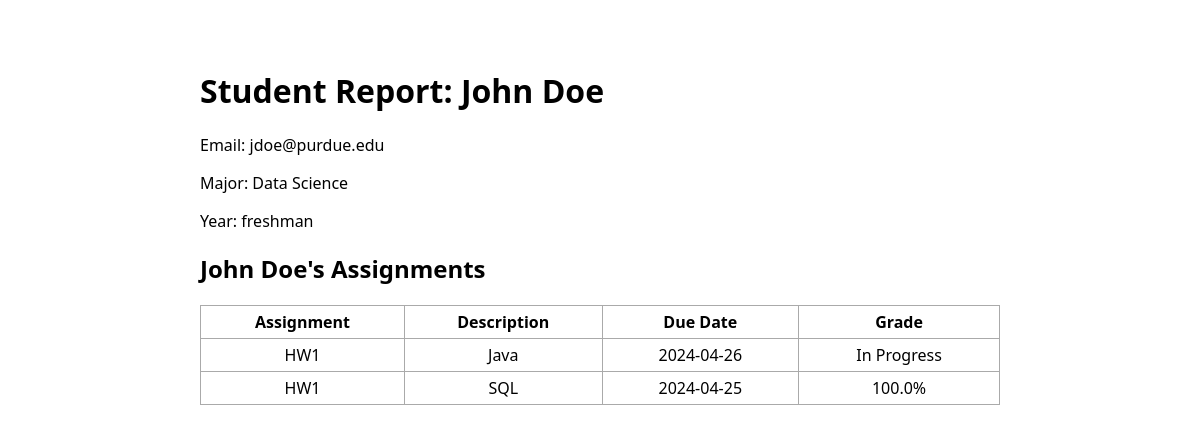
/report/student/1, run on the app's committed database.
### app.py (models this page shows, shortened)
class Student(db.Model):
    id = db.Column(db.Integer, primary_key=True)
    name = db.Column(db.String(100), nullable=False)
    email = db.Column(db.String(100), unique=True, nullable=False)
    major = db.Column(db.String(100), nullable=True)
    year = db.Column(db.String(100), nullable=True)

class Assignment(db.Model):
    id = db.Column(db.Integer, primary_key=True)
    student_id = db.Column(db.Integer, db.ForeignKey("student.id"), nullable=False)
    professor_id = db.Column(db.Integer, db.ForeignKey("professor.id"), nullable=False)
    name = db.Column(db.String(200), nullable=False)
    description = db.Column(db.Text, nullable=False)
    due_date = db.Column(db.DateTime, nullable=False, default=datetime.utcnow)
    student = db.relationship("Student", backref="assignments")
    professor = db.relationship("Professor", backref="assignments")

class Grades(db.Model):
    id = db.Column(db.Integer, primary_key=True)
    student_id = db.Column(db.Integer, db.ForeignKey("student.id"), nullable=False)
    assignment_id = db.Column(
        db.Integer, db.ForeignKey("assignment.id"), nullable=False
    )
    grade = db.Column(db.Float, nullable=True)
    student = db.relationship("Student", backref="grades_received")
    assignment = db.relationship("Assignment", backref="grades")

### app.py (the view)
@app.route("/report/student/<int:id>")
def report_student(id):
    student = Student.query.get_or_404(id)
    completed_only = request.args.get("completedOnly") == "true"  # Get query parameter
    if completed_only:
        assignments = (
            Assignment.query.filter_by(student_id=id)
            .join(Grades)
            .filter(Grades.grade >= 0)
            .all()
        )  # Only those with a valid grade
    else:
        assignments = Assignment.query.filter_by(student_id=id).all()
    student_grades = Grades.query.filter_by(student_id=id).all()
    assignment_grades = {grade.assignment_id: grade.grade for grade in student_grades}
    return render_template(
        "reportStudent.html",
        student=student,
        assignments=assignments,
        assignment_grades=assignment_grades,
    )

### templates/reportStudent.html (shortened to what this page needs)
{% extends 'base.html' %}
{% block body %}
<div class="content">
    <h1>Student Report: {{ student.name }}</h1>
    <p>Email: {{ student.email }}</p>
    <p>Major: {{ student.major }}</p>
    <p>Year: {{ student.year }}</p>
    <h2>{{ student.name }}'s Assignments</h2>
    <table>
        <tr>
            <th>Assignment</th>
            <th>Description</th>
            <th>Due Date</th>
            <th>Grade</th>
        </tr>
        {% for assignment in assignments %}
        <tr>
            <td>{{ assignment.name }}</td>
            <td>{{ assignment.description }}</td>
            <td>{{ assignment.due_date.strftime('%Y-%m-%d') }}</td>
            <td>
                {% if assignment_grades[assignment.id] is defined and assignment_grades[assignment.id] >= 0 %}
                {{ assignment_grades[assignment.id] }}%
                {% else %}
                In Progress
                {% endif %}
            </td>
        </tr>
        {% endfor %}
    </table>
</div>
{% endblock %}

### static/css/main.css (style rules this page uses)
body, html { margin: 0; font-family: "Segoe UI", Tahoma, Geneva, Verdana, sans-serif; }
.content { margin: 0 auto; padding: 3rem; max-width: 800px; }
table, td, th { border: 1px solid #aaa; }
table { border-collapse: collapse; width: 100%; }
th { height: 30px; }
td { text-align: center; padding: 5px; }

### data on the page
Student: name "John Doe", email "jdoe@purdue.edu", major "Data Science", year "freshman"
Assignment: name "HW1", description "Java", due_date "2024-04-26", shows "In Progress"
Assignment: name "HW1", description "SQL", due_date "2024-04-25"
Grades: grade "100.0"
